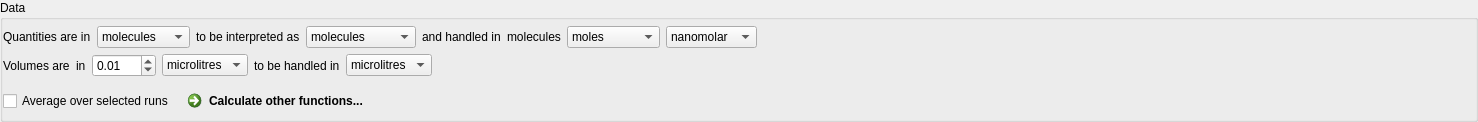
    <widget class="QGroupBox" name="_data_group_box">
     <property name="title">
      <string>Data</string>
     </property>
     <property name="flat">
      <bool>true</bool>
     </property>
     <layout class="QVBoxLayout" name="verticalLayout_8">
      <property name="leftMargin">
       <number>0</number>
      </property>
      <property name="topMargin">
       <number>6</number>
      </property>
      <property name="rightMargin">
       <number>0</number>
      </property>
      <property name="bottomMargin">
       <number>0</number>
      </property>
      <item>
       <layout class="QHBoxLayout" name="_quantities_layout">
        <item>
         <widget class="QLabel" name="_quantities_label_1">
          <property name="sizePolicy">
           <sizepolicy hsizetype="Preferred" vsizetype="Fixed">
            <horstretch>0</horstretch>
            <verstretch>0</verstretch>
           </sizepolicy>
          </property>
          <property name="text">
           <string>Quantities are in</string>
          </property>
         </widget>
        </item>
        <item>
         <widget class="QComboBox" name="quantities_data_units_combo_box">
          <property name="enabled">
           <bool>true</bool>
          </property>
          <property name="toolTip">
           <string>Specifies the type of quantities used in the simulated model.</string>
          </property>
          <item>
           <property name="text">
            <string>molecules</string>
           </property>
          </item>
          <item>
           <property name="text">
            <string>moles</string>
           </property>
          </item>
          <item>
           <property name="text">
            <string>millimoles</string>
           </property>
          </item>
          <item>
           <property name="text">
            <string>micromoles</string>
           </property>
          </item>
          <item>
           <property name="text">
            <string>nanomoles</string>
           </property>
          </item>
          <item>
           <property name="text">
            <string>picomoles</string>
           </property>
          </item>
          <item>
           <property name="text">
            <string>femtomoles</string>
           </property>
          </item>
          <item>
           <property name="text">
            <string>attomoles</string>
           </property>
          </item>
         </widget>
        </item>
        <item>
         <widget class="QLabel" name="_quantities_label_2">
          <property name="sizePolicy">
           <sizepolicy hsizetype="Preferred" vsizetype="Fixed">
            <horstretch>0</horstretch>
            <verstretch>0</verstretch>
           </sizepolicy>
          </property>
          <property name="text">
           <string>to be interpreted as</string>
          </property>
         </widget>
        </item>
        <item>
         <widget class="QComboBox" name="quantities_display_type_combo_box">
          <property name="enabled">
           <bool>true</bool>
          </property>
          <property name="toolTip">
           <string>Species the type of quantities to extract from the simulation.</string>
          </property>
          <item>
           <property name="text">
            <string>molecules</string>
           </property>
          </item>
          <item>
           <property name="text">
            <string>concentrations</string>
           </property>
          </item>
          <item>
           <property name="text">
            <string>moles</string>
           </property>
          </item>
         </widget>
        </item>
        <item>
         <widget class="QLabel" name="_quantities_label_3">
          <property name="sizePolicy">
           <sizepolicy hsizetype="Preferred" vsizetype="Fixed">
            <horstretch>0</horstretch>
            <verstretch>0</verstretch>
           </sizepolicy>
          </property>
          <property name="text">
           <string>and handled in</string>
          </property>
         </widget>
        </item>
        <item>
         <widget class="QLabel" name="molecules_display_units_label">
          <property name="text">
           <string>molecules</string>
          </property>
         </widget>
        </item>
        <item>
         <widget class="QComboBox" name="moles_display_units_combo_box">
          <property name="toolTip">
           <string>Specifies the units to use when handling quantities as moles.</string>
          </property>
          <property name="currentIndex">
           <number>0</number>
          </property>
          <item>
           <property name="text">
            <string>moles</string>
           </property>
          </item>
          <item>
           <property name="text">
            <string>millimoles</string>
           </property>
          </item>
          <item>
           <property name="text">
            <string>micromoles</string>
           </property>
          </item>
          <item>
           <property name="text">
            <string>nanomoles</string>
           </property>
          </item>
          <item>
           <property name="text">
            <string>picomoles</string>
           </property>
          </item>
          <item>
           <property name="text">
            <string>femtomoles</string>
           </property>
          </item>
          <item>
           <property name="text">
            <string>attomoles</string>
           </property>
          </item>
         </widget>
        </item>
        <item>
         <widget class="QComboBox" name="concentrations_display_units_combo_box">
          <property name="toolTip">
           <string>Specifies the units to use when handling quantities as concentrations.</string>
          </property>
          <property name="currentIndex">
           <number>3</number>
          </property>
          <item>
           <property name="text">
            <string>molar</string>
           </property>
          </item>
          <item>
           <property name="text">
            <string>millimolar</string>
           </property>
          </item>
          <item>
           <property name="text">
            <string>micromolar</string>
           </property>
          </item>
          <item>
           <property name="text">
            <string>nanomolar</string>
           </property>
          </item>
          <item>
           <property name="text">
            <string>picomolar</string>
           </property>
          </item>
          <item>
           <property name="text">
            <string>femtomolar</string>
           </property>
          </item>
          <item>
           <property name="text">
            <string>attomolar</string>
           </property>
          </item>
         </widget>
        </item>
        <item>
         <spacer name="_quantities_spacer">
          <property name="orientation">
           <enum>Qt::Horizontal</enum>
          </property>
          <property name="sizeHint" stdset="0">
           <size>
            <width>718</width>
            <height>1</height>
           </size>
          </property>
         </spacer>
        </item>
       </layout>
      </item>
      <item>
       <widget class="QWidget" name="volumes_widget" native="true">
        <layout class="QVBoxLayout" name="verticalLayout">
         <property name="margin">
          <number>0</number>
         </property>
         <item>
          <layout class="QHBoxLayout" name="_volumes_layout">
           <item>
            <widget class="QLabel" name="_volumes_label_1">
             <property name="text">
              <string>Volumes are</string>
             </property>
            </widget>
           </item>
           <item>
            <widget class="QLabel" name="in_label">
             <property name="text">
              <string>in</string>
             </property>
            </widget>
           </item>
           <item>
            <widget class="QDoubleSpinBox" name="volume_spin_box">
             <property name="maximum">
              <double>100.000000000000000</double>
             </property>
             <property name="value">
              <double>0.010000000000000</double>
             </property>
            </widget>
           </item>
           <item>
            <widget class="QComboBox" name="volumes_data_units_combo_box">
             <property name="toolTip">
              <string>Specifies the units of volume used in the simulated model.</string>
             </property>
             <property name="currentIndex">
              <number>2</number>
             </property>
             <item>
              <property name="text">
               <string>litres</string>
              </property>
             </item>
             <item>
              <property name="text">
               <string>millilitres</string>
              </property>
             </item>
             <item>
              <property name="text">
               <string>microlitres</string>
              </property>
             </item>
             <item>
              <property name="text">
               <string>nanolitres</string>
              </property>
             </item>
             <item>
              <property name="text">
               <string>picolitres</string>
              </property>
             </item>
             <item>
              <property name="text">
               <string>femtolitres</string>
              </property>
             </item>
             <item>
              <property name="text">
               <string>attolitres</string>
              </property>
             </item>
            </widget>
           </item>
           <item>
            <widget class="QLabel" name="_volumes_label_2">
             <property name="text">
              <string>to be handled in</string>
             </property>
            </widget>
           </item>
           <item>
            <widget class="QComboBox" name="volumes_display_units_combo_box">
             <property name="toolTip">
              <string>Specifies the units to use when handling volume data.</string>
             </property>
             <property name="currentIndex">
              <number>2</number>
             </property>
             <item>
              <property name="text">
               <string>litres</string>
              </property>
             </item>
             <item>
              <property name="text">
               <string>millilitres</string>
              </property>
             </item>
             <item>
              <property name="text">
               <string>microlitres</string>
              </property>
             </item>
             <item>
              <property name="text">
               <string>nanolitres</string>
              </property>
             </item>
             <item>
              <property name="text">
               <string>picolitres</string>
              </property>
             </item>
             <item>
              <property name="text">
               <string>femtolitres</string>
              </property>
             </item>
             <item>
              <property name="text">
               <string>attolitres</string>
              </property>
             </item>
            </widget>
           </item>
           <item>
            <spacer name="_volumes_spacer">
             <property name="orientation">
              <enum>Qt::Horizontal</enum>
             </property>
             <property name="sizeHint" stdset="0">
              <size>
               <width>77</width>
               <height>1</height>
              </size>
             </property>
            </spacer>
           </item>
          </layout>
         </item>
        </layout>
       </widget>
      </item>
      <item>
       <layout class="QHBoxLayout" name="_calculate_layout">
        <item>
         <widget class="QCheckBox" name="average_over_selected_runs_check_box">
          <property name="sizePolicy">
           <sizepolicy hsizetype="Minimum" vsizetype="Fixed">
            <horstretch>0</horstretch>
            <verstretch>0</verstretch>
           </sizepolicy>
          </property>
          <property name="text">
           <string>Average over selected runs</string>
          </property>
         </widget>
        </item>
        <item>
         <widget class="QCommandLinkButton" name="calculate_button">
          <property name="maximumSize">
           <size>
            <width>16777215</width>
            <height>1677215</height>
           </size>
          </property>
          <property name="layoutDirection">
           <enum>Qt::LeftToRight</enum>
          </property>
          <property name="text">
           <string>Calculate other functions...</string>
          </property>
          <property name="description">
           <string/>
          </property>
         </widget>
        </item>
        <item>
         <spacer name="_calculate_spacer">
          <property name="orientation">
           <enum>Qt::Horizontal</enum>
          </property>
          <property name="sizeHint" stdset="0">
           <size>
            <width>48</width>
            <height>1</height>
           </size>
          </property>
         </spacer>
        </item>
       </layout>
      </item>
     </layout>
    </widget>
